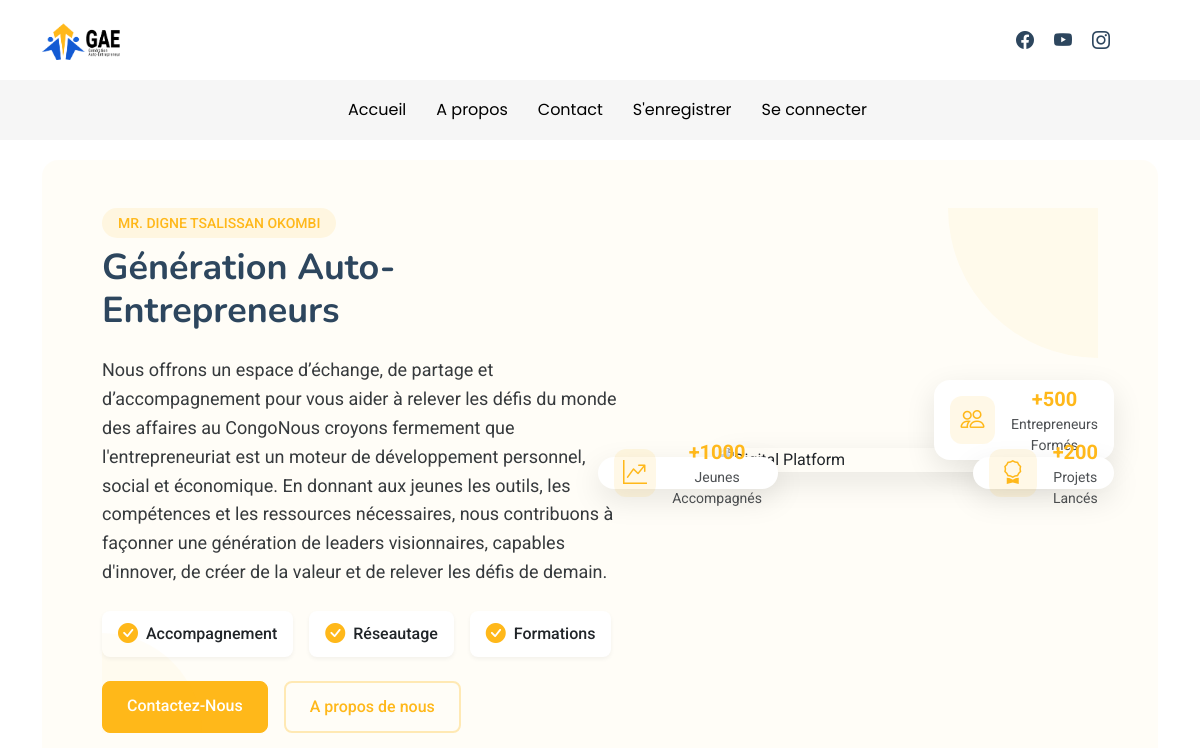
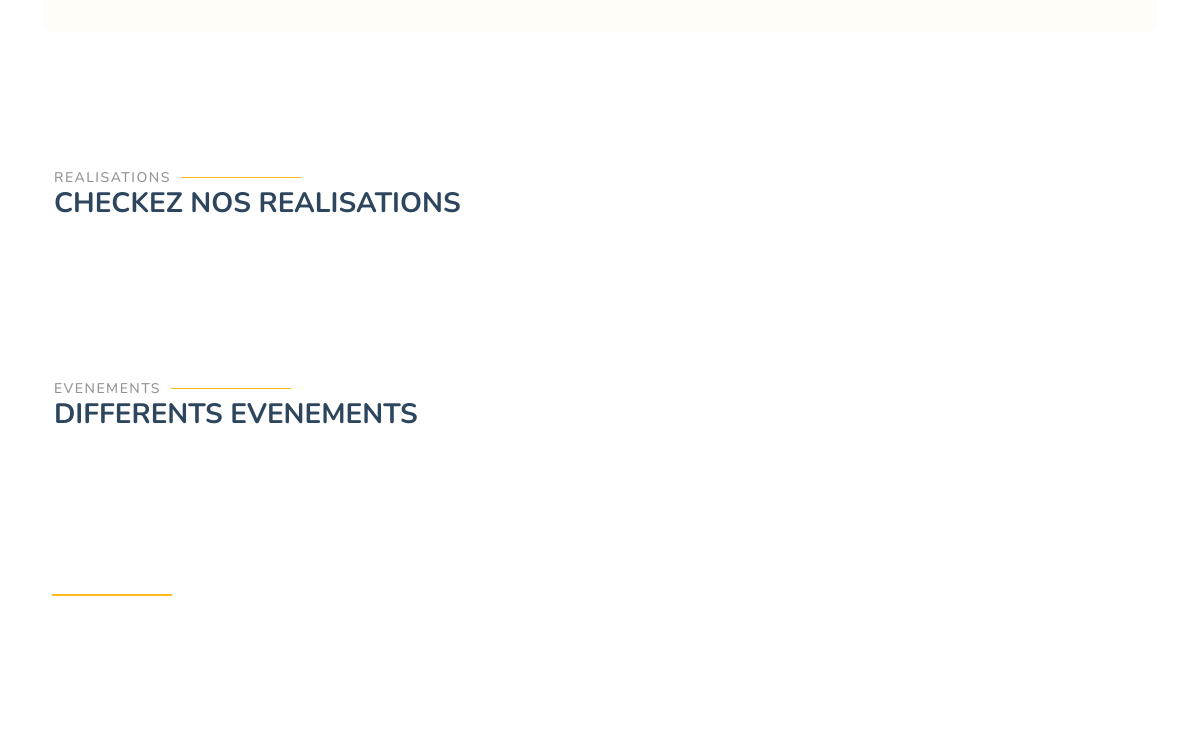
Before: / (upper part) with the older database file (2 pictures, top to bottom).
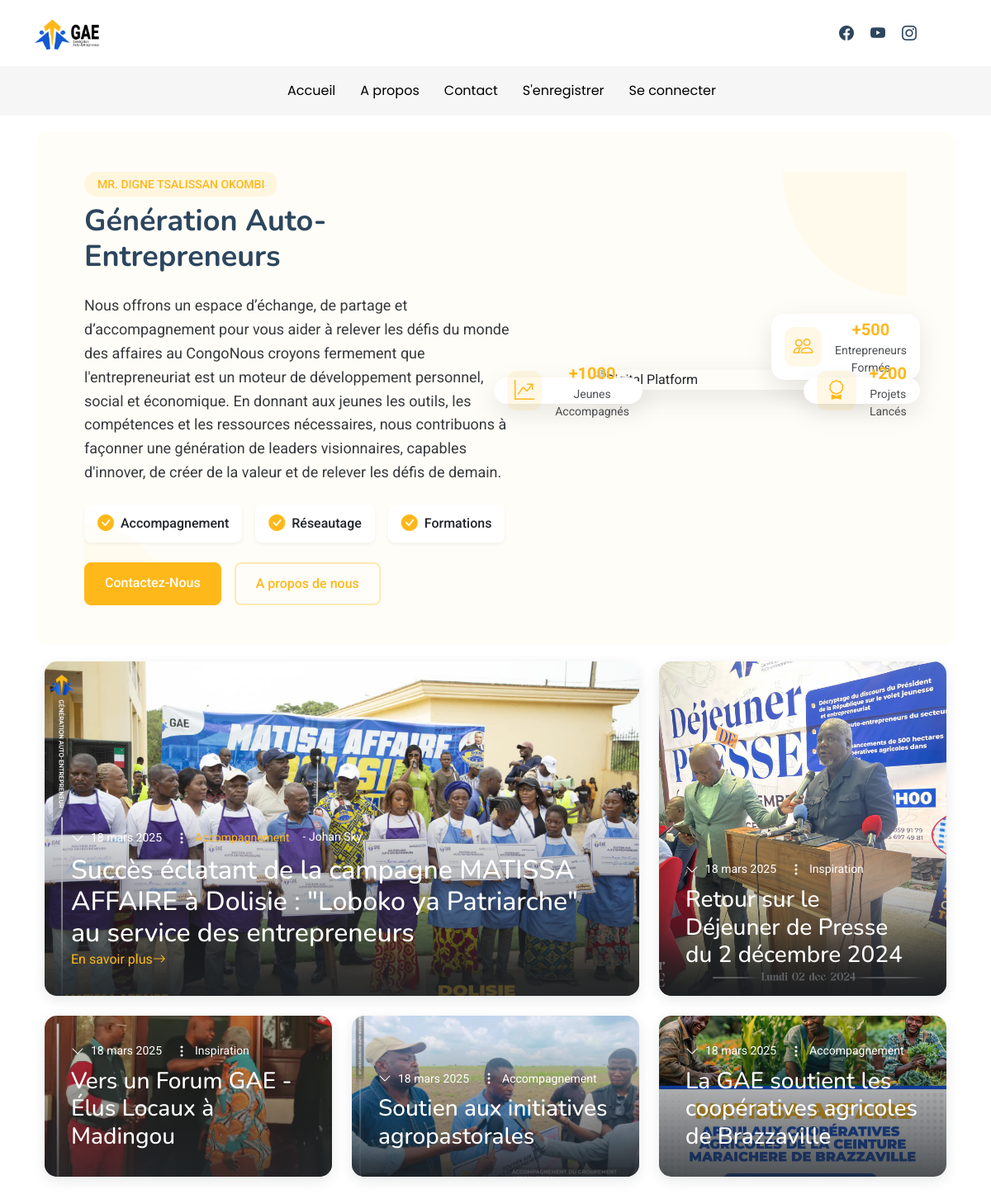
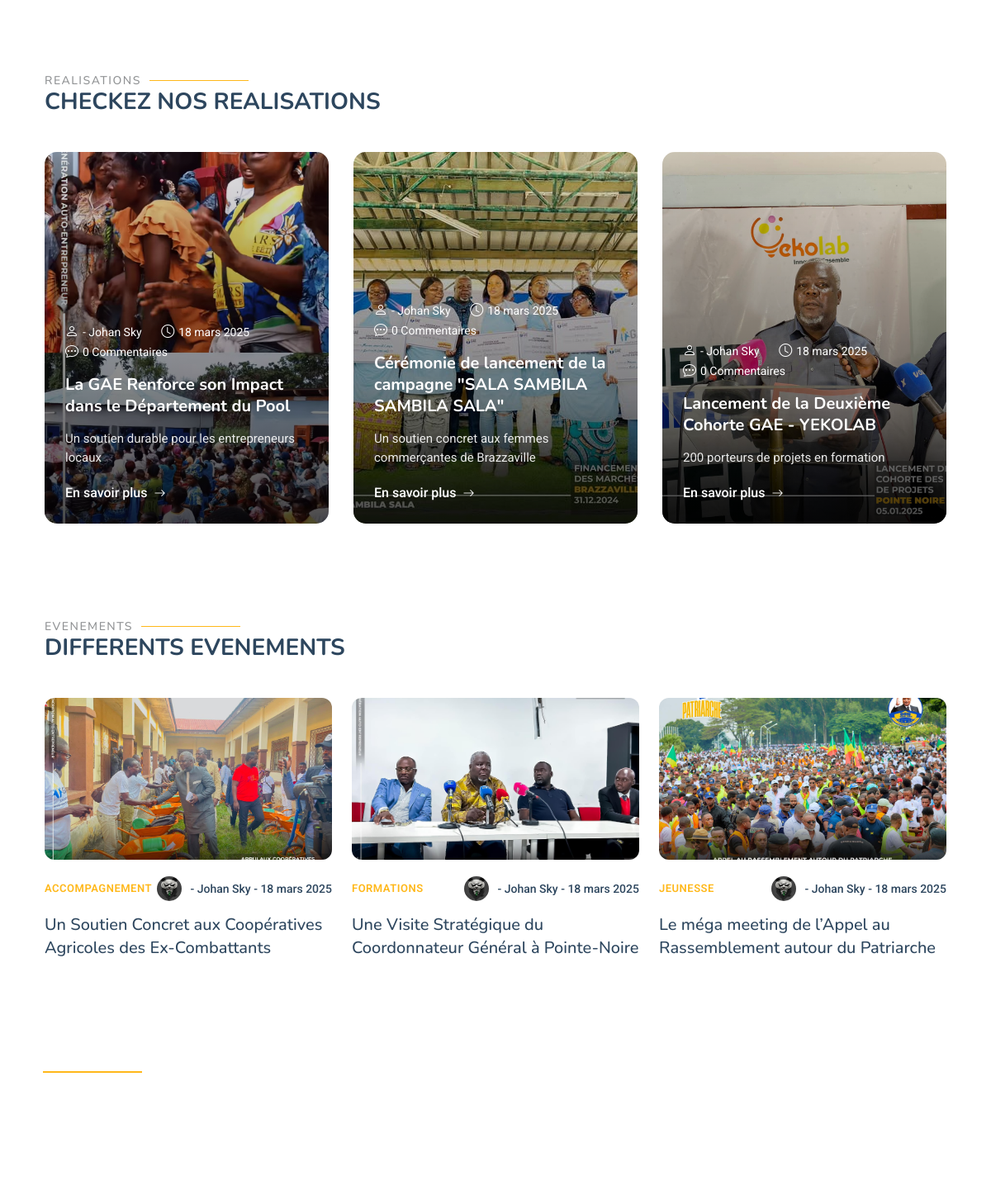
After: the same page with the newer database file (2 pictures, top to bottom).
### app/models.py (models this page shows, shortened)
class Post(models.Model):
    STATUS = (
        ('0', 'Draft'),
        ('1', 'Published'),
    )
    SECTION = (
        ('Main_Post', 'Main_Post'),
        ('Tendance', 'Tendance'),
        ('Regular', 'Regular'),
        ('Category', 'Category'),
        ('Small_cat', 'Small_cat'),
        ('Dernier_Post', 'Dernier_Post')
    )
    title = models.CharField(max_length=255)
    header_image = models.ImageField(blank=True, null=True, upload_to='images/')
    title_tag = models.CharField(max_length=255)
    author = models.ForeignKey(User, on_delete=models.CASCADE)
    body = RichTextField(blank=True, null=True)
    post_date = models.DateField(auto_now_add=True)
    category = models.CharField(max_length=255, default='')
    snippet = models.CharField(max_length=255)
    likes = models.ManyToManyField(User, related_name='blog_posts', blank=True)
    section = models.CharField(choices=SECTION, max_length=200)
    status = models.CharField(choices=STATUS, max_length=200)
    Main_Post = models.BooleanField(default=False)
    def comment_count(self):
        return self.comments.count()  # Compte

class Profile(models.Model):
    user = models.OneToOneField(User, null=True, on_delete=models.CASCADE)
    bio = models.TextField()
    profile_pic = models.ImageField(blank=True, null=True, upload_to='images/profile/')
    website_url = models.CharField(max_length=255, blank=True, null=True)
    facebook_url = models.CharField(max_length=255, blank=True, null=True)
    twitter_url = models.CharField(max_length=255, blank=True, null=True)
    instagram_url = models.CharField(max_length=255, blank=True, null=True)
    pinterest_url = models.CharField(max_length=255, blank=True, null=True)

### app/views.py (the view)
# urls.py: path('', HomeView.as_view(), name="home"),
class HomeView(ListView):
    model = Post
    template_name = 'home.html'
    ordering = ['-id']
    def get_context_data(self, *args, **kwargs):
        cat_menu = Category.objects.all()
        context = super(HomeView, self).get_context_data(*args, **kwargs)
        main_post = Post.objects.filter(Main_Post=True)
        tendance = Post.objects.filter(section='Tendance').order_by('-id')
        category = Post.objects.filter(section='Category').order_by('-id')
        small_cat = Post.objects.filter(section='Small_cat').order_by('-id')
        regular = Post.objects.filter(section='Regular').order_by('-id')
        dernier_post = Post.objects.filter(section='Dernier_Post').order_by('-id')
        context = {
            'cat_menu': cat_menu,
            'main_post': main_post,
            'tendance': tendance,
            'category': category,
            'small_cat': small_cat,
            'regular': regular,
            'dernier_post': dernier_post,
        }
        return context

### app/templates/home.html (shortened to what the changed rows need)
{% extends 'base.html' %} {% load static %} {%block content %}
<main class="main">
  <section id="call-to-action-2" class="call-to-action-2 section">
    <div class="container" data-aos="fade-up" data-aos-delay="100">
      <div
        class="advertise-1 d-flex flex-column flex-lg-row gap-4 align-items-center position-relative"
      >
        <div
          class="content-left flex-grow-1"
          data-aos="fade-right"
          data-aos-delay="200"
        >
          <h2>Génération Auto-Entrepreneurs</h2>
        </div>
      </div>
    </div>
  </section>
  <section id="blog-hero" class="blog-hero section">
    <div class="container" data-aos="fade-up" data-aos-delay="100">
      <div class="blog-grid">
        {% for post in main_post %}
        <article class="blog-item featured" data-aos="fade-up">
          <img
            src="{{ post.header_image.url }}"
            alt="Blog Image"
            class="img-fluid"
          />
          <div class="blog-content">
            <div class="post-meta">
              <span class="date">{{post.post_date}}</span>
              <span class="category">
                <a href="{% url 'category' post.category|slugify %}">
                  {{ post.category }}
                </a>
              </span>
              - {{post.author.first_name }} {{ post.author.last_name }}
            </div>
            <h2 class="post-title">
              <a href="{% url 'article_detail' post.pk %}">{{ post.title }}</a>
            </h2>
            <a href="{% url 'article_detail' post.pk %}" class="read-more"
              >En savoir plus<i class="bi bi-arrow-right"></i
            ></a>
          </div>
        </article>
        {% endfor %}
        {% for post in regular %}
        <article class="blog-item" data-aos="fade-up" data-aos-delay="100">
          <img
            src="{{ post.header_image.url }}"
            alt="Blog Image"
            class="img-fluid"
          />
          <div class="blog-content">
            <div class="post-meta">
              <span class="date">{{post.post_date}}</span>
              <span class="category">{{ post.category }}</span>
            </div>
            <h3 class="post-title">
              <a href="{% url 'article_detail' post.pk %}" title="{{ post.title }}"
                >{{ post.title }}</a
              >
            </h3>
          </div>
        </article>
        {% endfor %}
      </div>
    </div>
  </section>
  <section id="featured-posts" class="featured-posts section">
    <div class="container section-title" data-aos="fade-up">
      <h2>Realisations</h2>
    </div>
    <div class="container" data-aos="fade-up" data-aos-delay="100">
      <div class="blog-posts-slider swiper init-swiper">
        <div class="swiper-wrapper">
          {% for post in tendance %}
          <div class="swiper-slide">
            <div class="blog-post-item">
              <img src="{{ post.header_image.url }}" alt="Blog Image" />
              <div class="blog-post-content">
                <div class="post-meta">
                  <span
                    ><i class="bi bi-person"></i>- {{post.author.first_name }}
                    {{ post.author.last_name }} </span
                  >
                  <span><i class="bi bi-clock"></i>{{post.post_date}}</span>
                  <span
                    ><i class="bi bi-chat-dots"></i>{{ post.comment_count }}
                    Commentaires</span
                  >
                </div>
                <h2>
                  <a href="{% url 'article_detail' post.pk %}"
                    >{{ post.title }}</a
                  >
                </h2>
                <p>
                  {{ post.snippet }}
                </p>
                <a href="{% url 'article_detail' post.pk %}" class="read-more"
                  >En savoir plus<i class="bi bi-arrow-right"></i
                ></a>
              </div>
            </div>
          </div>
          {% endfor %}
        </div>
      </div>
    </div>
  </section>
  <section id="category-section" class="category-section section" >
    <div class="container section-title" data-aos="fade-up">
      <h2>Evenements</h2>
    </div>
    <div class="container" data-aos="fade-up" data-aos-delay="100">
      <div class="row gy-4 mb-4">
        {% for post in category %}
        <div class="col-lg-4">
          <article class="featured-post">
            <div class="post-img">
              <img
                src="{{ post.header_image.url }}"
                alt=""
                class="img-fluid"
                loading="lazy"
              />
            </div>
            <div class="post-content">
              <div class="category-meta">
                <span class="post-category">{{ post.category }}</span>
                <div class="author-meta">
                  {% if post.author.profile.profile_pic %}
                  <img
                    src="{{ post.author.profile.profile_pic.url }}"
                    class="author-img"
                    alt="profile_pic"
                  />
                  {% else %}
                  <img
                    src="{% static 'app/images/default_profile.png' %}"
                    class="author-img"
                    alt="default_pic_profile"
                  />
                  {% endif %}
                  <span class="author-name"
                    >- {{post.author.first_name }} {{ post.author.last_name }} -
                    {{post.post_date}} </span
                  >
                </div>
              </div>
              <h2 class="title">
                <a href="{% url 'article_detail' post.pk %}"
                  >{{ post.title }}</a
                >
              </h2>
            </div>
          </article>
        </div>
        {% endfor %}
        <br />
        <br />
      </div>
    </div>
  </section>
   <div>
    <span class="trait"></span>
   </div>
  <div class="containar" data-aos="fade-down" data-aos-delay="100">
    <div class="slider" style="--width: 100px; --height: 50px; --quantity: 14">
    </div>
  </div>
</main>
{% endblock %}

Changed rows visible on the page:
added Post: header_image (picture), post_date "18 mars 2025", category "Accompagnement", author.first_name "Johan", author.last_name "Sky", title "Succès éclatant de la campagne MATISSA AFFAIRE à Dolisie : \"Loboko ya Patriarche\" au service des entrepreneurs", shown under "Génération Auto-Entrepreneurs"
added Post: header_image (picture), post_date "18 mars 2025", category "Inspiration", title "Retour sur le Déjeuner de Presse du 2 décembre 2024"
added Post: header_image (picture), post_date "18 mars 2025", category "Inspiration", title "Vers un Forum GAE - Élus Locaux à Madingou"
added Post: header_image (picture), post_date "18 mars 2025", category "Accompagnement", title "Soutien aux initiatives agropastorales"
added Post: header_image (picture), post_date "18 mars 2025", category "Accompagnement", title "La GAE soutient les coopératives agricoles de Brazzaville"
added Post: header_image (picture), author.first_name "Johan", author.last_name "Sky", post_date "18 mars 2025", comment_count "0", title "La GAE Renforce son Impact dans le Département du Pool", snippet "Un soutien durable pour les entrepreneurs locaux", shown under "REALISATIONS"
added Post: header_image (picture), author.first_name "Johan", author.last_name "Sky", post_date "18 mars 2025", comment_count "0", title "Cérémonie de lancement de la campagne \"SALA SAMBILA SAMBILA SALA\"", snippet "Un soutien concret aux femmes commerçantes de Brazzaville", shown under "REALISATIONS"
added Post: header_image (picture), author.first_name "Johan", author.last_name "Sky", post_date "18 mars 2025", comment_count "0", title "Lancement de la Deuxième Cohorte GAE - YEKOLAB", snippet "200 porteurs de projets en formation", shown under "REALISATIONS"
added Post: header_image (picture), category "ACCOMPAGNEMENT", author.profile.profile_pic (picture), author.first_name "Johan", author.last_name "Sky", post_date "18 mars 2025", title "Un Soutien Concret aux Coopératives Agricoles des Ex-Combattants", shown under "EVENEMENTS"
added Post: header_image (picture), category "FORMATIONS", author.profile.profile_pic (picture), author.first_name "Johan", author.last_name "Sky", post_date "18 mars 2025", title "Une Visite Stratégique du Coordonnateur Général à Pointe-Noire", shown under "EVENEMENTS"
added Post: header_image (picture), category "JEUNESSE", author.profile.profile_pic (picture), author.first_name "Johan", author.last_name "Sky", post_date "18 mars 2025", title "Le méga meeting de l’Appel au Rassemblement autour du Patriarche", shown under "EVENEMENTS"
